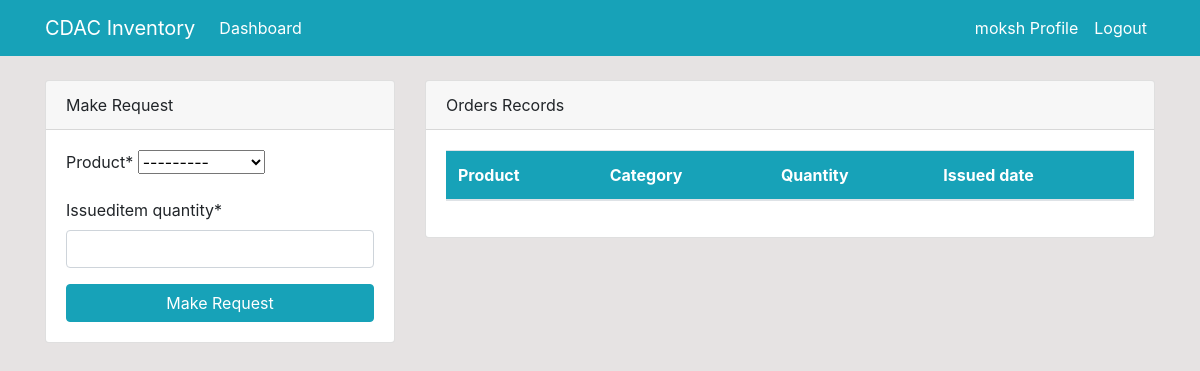
Before: /dashboard/ (signed in) with the older database file.
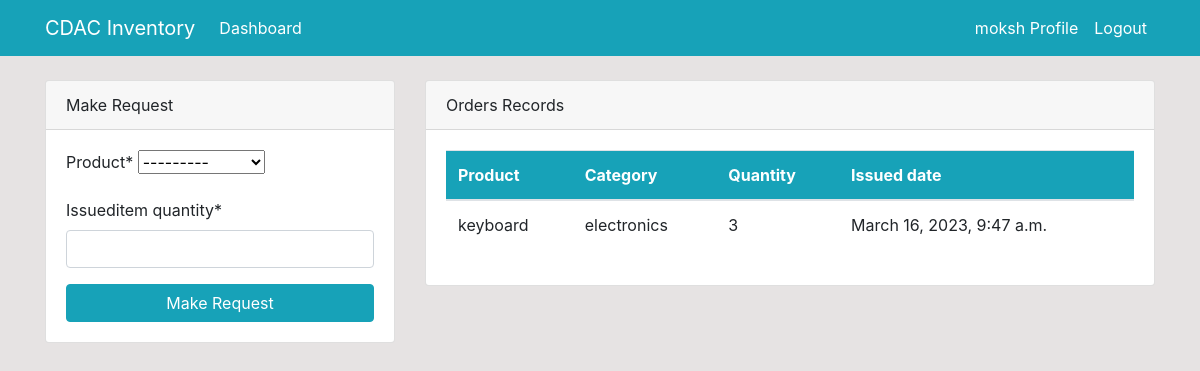
After: the same page with the newer database file.
### dashboard/models.py (models this page shows, shortened)
class Issued_Items(models.Model):
    product=models.ForeignKey(Product,on_delete=models.CASCADE,null=True)
    staff=models.ForeignKey(User,models.CASCADE,null=True)
    issueditem_quantity=models.PositiveIntegerField(null=True)
    date=models.DateTimeField(auto_now_add=True)
    class Meta:
        verbose_name_plural='Issued_Items'

class Product(models.Model):
    name=models.CharField(max_length=100,null=True)
    category=models.CharField(max_length=20,choices=category,null=True)
    quantity=models.PositiveIntegerField(null=True)
    about=models.CharField(max_length=300,null=True)
    class Meta:
        verbose_name_plural='Product'
    def __str__(self) -> str:
        return f'{self.name}-{self.quantity}'

### dashboard/views.py (the view)
# urls.py: path('dashboard/',views.index,name='dashboardindex'),
@login_required
def index(request):
    issueditems=Issued_Items.objects.all()
    product=Product.objects.all()
    items_count = issueditems.count()
    product_count = product.count()
    workers_count =User.objects.all().count()
    if request.method=='POST':
        form=orderform(request.POST)
        if form.is_valid():
            instance=form.save(commit=False)
            instance.staff=request.user
            instance.save()
            return redirect('dashboardindex')
    else:
        form=orderform()
    context={
        'issueditems':issueditems,
        'form':form,
        'product':product,
        'product_count': product_count,
        'workers_count': workers_count,
        'items_count': items_count,
    }
    return render(request,'dashboard/index.html',context)

### dashboard/forms.py
class orderform(forms.ModelForm):
    class Meta:
        model=Issued_Items
        fields=['product','issueditem_quantity']

### template/dashboard/index.html (shortened to what the changed rows need)
{% extends 'partials/base.html' %}
{% block content %}
{% if user.is_authenticated and user.is_staff and user.is_superuser %}
{% include 'partials/topnav.html'%}
<div class="container">
    <div class="row my-5">
        <div class="col-md-6">
            <div class="bg-white">
                <canvas id="myChart1" width="400" height="300"></canvas>
                <script>
                    var ctx = document.getElementById('myChart1').getContext('2d');
                    var myChart1 = new Chart(ctx, {
                        type: 'pie',
                        data: {
                            labels: [{% for issueditem in issueditems  %} '{{ issueditem.product.name }}' ,{% endfor %}],
                            datasets: [{
                                label: 'Issued_Products',
                                data: [{% for issueditem in issueditems %} {{issueditem.issueditem_quantity}} , {% endfor %}],
                                backgroundColor: [
                                    'rgba(255, 99, 132, 1)',
                                    'rgba(54, 162, 235, 1)',
                                    'rgba(255, 206, 86, 1)',
                                    'rgba(75, 192, 192, 1)',
                                    'rgba(153, 102, 255, 1)',
                                    'rgba(25, 159, 64, 1)',
                                    'rgba(35, 99, 132, 1)',
                                    'rgba(34, 162, 235, 1)',
                                    'rgba(255, 206, 86, 1)',
                                    'rgba(75, 192, 192, 1)',
                                    'rgba(153, 102, 255, 1)',
                                    'rgba(255, 159, 64, 1)'
                                ],
                                borderColor: [
                                    'rgba(255, 99, 132, 1)',
                                    'rgba(54, 162, 235, 1)',
                                    'rgba(255, 206, 86, 1)',
                                    'rgba(75, 192, 192, 1)',
                                    'rgba(153, 102, 255, 1)',
                                    'rgba(255, 159, 64, 1)',
                                    'rgba(25, 159, 64, 1)',
                                    'rgba(35, 99, 132, 1)',
                                    'rgba(34, 162, 235, 1)',
                                    'rgba(255, 206, 86, 1)',
                                    'rgba(75, 192, 192, 1)',
                                    'rgba(153, 102, 255, 1)',
                                    'rgba(255, 159, 64, 1)'
                                ],
                                borderWidth: 1
                            }]
                        },
                        options: {
                            scales: {
                                yAxes: [{
                                    ticks: {
                                        beginAtZero: true
                                    }
                                }]
                            }
                        }
                    });
                </script>
            </div>
        </div>
        <div class="col-md-6">
            <div class="bg-white">
                <canvas id="myChart" width="400" height="300"></canvas>
                <script>
                    var ctx = document.getElementById('myChart').getContext('2d');
                    var myChart = new Chart(ctx, {
                        type: 'bar',
                        data: {
                            labels: [{% for product in product %} '{{product.name}}', {% endfor %}],
                    datasets: [{
                        label: 'Number of Products',
                        data: [{% for product in product %} {{ product.quantity }}, {% endfor %}],
                                backgroundColor: [
                                    'rgba(255, 99, 132, 1)',
                                    'rgba(54, 162, 235, 1)',
                                    'rgba(255, 206, 86, 1)',
                                    'rgba(75, 192, 192, 1)',
                                    'rgba(153, 102, 255, 1)',
                                    'rgba(255, 159, 64, 1)',
                                    'rgba(25, 159, 64, 1)',
                                    'rgba(35, 99, 132, 1)',
                                    'rgba(34, 162, 235, 1)',
                                    'rgba(255, 206, 86, 1)',
                                    'rgba(75, 192, 192, 1)',
                                    'rgba(153, 102, 255, 1)',
                                    'rgba(255, 159, 64, 1)'
                                ],
                                borderColor: [
                                    'rgba(255, 99, 132, 1)',
                                    'rgba(54, 162, 235, 1)',
                                    'rgba(255, 206, 86, 1)',
                                    'rgba(75, 192, 192, 1)',
                                    'rgba(153, 102, 255, 1)',
                                    'rgba(255, 159, 64, 1)',
                                    'rgba(25, 159, 64, 1)',
                                    'rgba(35, 99, 132, 1)',
                                    'rgba(34, 162, 235, 1)',
                                    'rgba(255, 206, 86, 1)',
                                    'rgba(75, 192, 192, 1)',
                                    'rgba(153, 102, 255, 1)',
                                    'rgba(255, 159, 64, 1)'
                                ],
                                borderWidth: 1
                            }]
                        },
                        options: {
                            scales: {
                                yAxes: [{
                                    ticks: {
                                        beginAtZero: true
                                    }
                                }]
                            }
                        }
                    });
                </script>
            </div>
        </div>
    </div>
</div>
{% else %}
{% include 'dashboard/staff_index.html' %}
{% endif %}
{% endblock %}

### template/dashboard/staff_index.html (shortened to what this page needs)
{% load crispy_forms_tags %}
<div class="container">
    <div class="row mt-4">
        <div class="col-md-4">
            <div class="card">
                <div class="card-header">
                    Make Request
                </div>
                <div class="card-body">
                    <form method="POST">
                        {{ form|crispy }}
                        <input class="btn btn-info btn-block" type="submit" value="Make Request">
                    </form>
                </div>
            </div>
        </div>
        <div class="col-md-8">
            <div class="card">
                <div class="card-header">
                    Orders Records
                </div>
                <div class="card-body">
                    <table class="table bg-white">
                        <thead class="bg-info text-white">
                            <tr>
                                <th scope="col">Product</th>
                                <th scope="col">Category</th>
                                <th scope="col">Quantity</th>
                                <th scope="col">Issued date</th>
                            </tr>
                        </thead>
                        <tbody>
                            {% for issueditems in issueditems %}
                            {% if issueditems.staff == user %}
                            <tr>
                                <td>{{ issueditems.product.name }}</td>
                                <td>{{ issueditems.product.category }}</td>
                                <td>{{ issueditems.issueditem_quantity }}</td>
                                <td>{{ issueditems.date }}</td>
                            </tr>
                            {% endif %}
                            {% endfor %}
                        </tbody>
                    </table>
                </div>
            </div>
        </div>
    </div>
</div>

Changed rows visible on the page:
added Issued_Items: product.name "keyboard", product.category "electronics", issueditem_quantity "3", date "March 16, 2023, 9:47 a.m."
